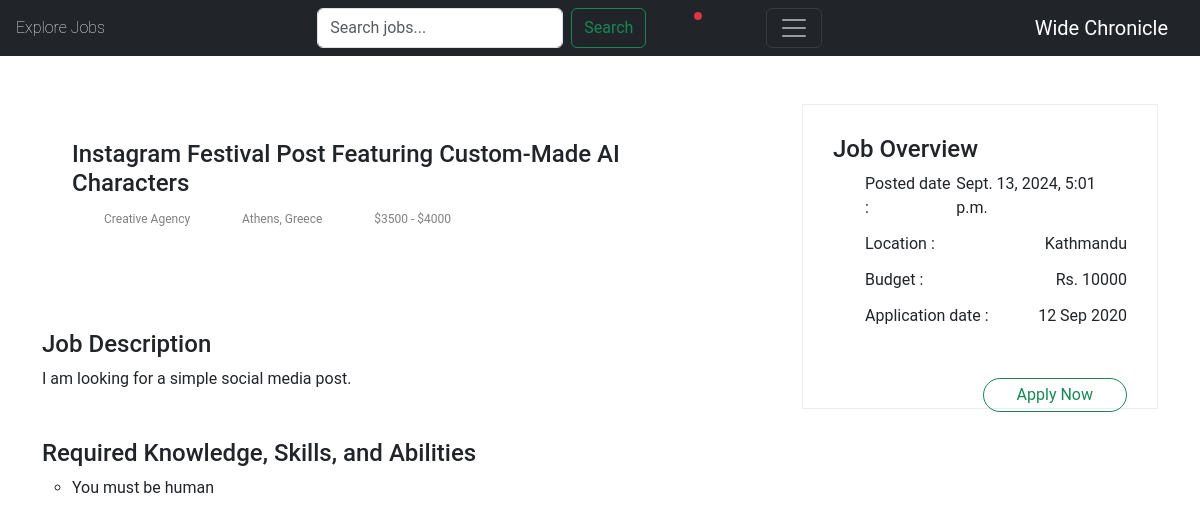
/job/bf6ac4b7-e/ (signed in), run on the app's committed database.
### jobs/models.py (models this page shows, shortened)
class Job(models.Model):
    buyer = models.ForeignKey(Buyer, on_delete=models.CASCADE)
    title = models.CharField(max_length=200)
    budget = models.IntegerField(validators=[MinValueValidator(1000)])
    description = models.TextField()
    requirement = models.TextField()
    expertise_required = models.CharField(choices=SPECIALITY_CHOICES, max_length=50, default="None" )
    timestamp = models.DateTimeField(auto_now_add=True)
    code = models.CharField(max_length=10, unique=True, primary_key=True,)
    class Meta:
        ordering = ['-timestamp']

class Buyer(models.Model):
    owner = models.OneToOneField(User, on_delete=models.CASCADE, )
    name = models.CharField(max_length=50)
    profile_pic = models.ImageField(upload_to="profile/")
    bio = models.TextField(blank=True)
    location = models.CharField(choices=LOCATION_CHOICES, max_length=100)

### jobs/views.py (the view)
# urls.py: path('job/<str:code>/',JobDetailView.as_view(), name='job-detail'),
class JobDetailView(DetailView):
    model = Job
    template_name = 'jobs/job_detail.html'
    def get_object(self, queryset=None):
        code = self.kwargs.get("code")
        try:
            return Job.objects.get(code=code)
        except Job.DoesNotExist:
            raise Http404("Job not found")

### accounts/models.py (called while the page is built)
    def role(self):
        if hasattr(self, 'seller'):
            return 'Seller'
        elif hasattr(self, 'buyer'):
            return 'Buyer'
        else:
            return None

    def name(user):
        if hasattr(user, 'seller'):
            return user.seller.name
        elif hasattr(user, 'buyer'):
            return user.buyer.name

    def profile_pic(user):
        if hasattr(user, 'seller'):
            return user.seller.profile_pic.url
        elif hasattr(user, 'buyer'):
            return user.buyer.profile_pic.url
        return user.profile_pic

### jobs/context_processors.py (called while the page is built)
def unread_notifications(request):
    if request.user.is_authenticated:
        unread_count = Notification.objects.filter(user=request.user, is_read=False).count()
    else:
        unread_count = 0
    return {
        'unread_notifications_count': unread_count
    }

### jobs/templates/jobs/job_detail.html
{% extends 'jobs/_base.html' %}
{% block content%}
{% load icon %}
{% load humanize %}
<main>
    <div class="job-post-company pt-5 pb-5">
        <div class="container">
            <div class="row justify-content-between">
                <div class="col-xl-7 col-lg-8">
                    <div class="single-job-items mb-5">
                        <div class="job-items">
                            <div class="job-tittle">
                                    <h4>{{job.title}}</h4>
                                <ul>
                                    <li>Creative Agency</li>
                                    <li>{% icon "map-pin" %}</i>Athens, Greece</li>
                                    <li>$3500 - $4000</li>
                                </ul>
                            </div>
                        </div>
                    </div>
                    <div class="job-post-details">
                        <div class="post-details1 mb-5">
                            <div class="small-section-tittle">
                                <h4>Job Description</h4>
                            </div>
                            <p>{{job.description}}</p>
                        </div>
                        <div class="post-details2  mb-5">
                            <div class="small-section-tittle">
                                <h4>Required Knowledge, Skills, and Abilities</h4>
                            </div>
                            <ul>
                                    <li>{{ job.requirement }}</li>
                                </ul>
                        </div>
                    </div>
                </div>
                <div class="col-xl-4 col-lg-4">
                    <div class="post-details3  mb-5">
                       <div class="small-section-tittle">
                           <h4>Job Overview</h4>
                       </div>
                      <ul>
                          <li>Posted date : <span>{{job.timestamp}}</span></li>
                          <li>Location : <span>{{job.buyer.location}}</span></li>
                          <li>Budget :  <span>Rs. {{job.budget}}</span></li>
                          <li>Application date : <span>12 Sep 2020</span></li>
                      </ul>
                     <div class="items-link apply-btn2">
                        <a href="{% url 'apply-job' code=job.code %}" class="btn">Apply Now</a>
                    </div>
                   </div>
                </div>
            </div>
        </div>
    </div>
</main>
{% endblock content %}

### jobs/static/css/style.css (style rules this page uses)
a { color: #198754; }
.single-job-items { padding: 36px 30px; transition: .4s; }
.single-job-items .job-tittle ul li { display: inline-block; margin-right: 48px; font-size: 12px; color: #808080; line-height: 1.8; }
.single-job-items .job-tittle ul li:last-child { margin-right: 0; }
.items-link a { color: #198754; border: 1px solid #198754; border-radius: 30px; padding: 4px 33px; text-align: center; margin-bottom: 25px; float:right; }
.post-details2 ul { padding-left:30px }
.post-details2 ul li { list-style-type:circle }
.post-details3 { padding:30px 30px 30px 30px;border:1px solid #ededed }
.post-details3 ul li { display:flex;justify-content:space-between;margin-bottom:12px }
.post-details3 ul li:last-child { margin-bottom:50px }

### jobs/static/css/main.css (style rules this page uses)
:root { --default-font: "Roboto", system-ui, -apple-system, "Segoe UI", Roboto, "Helvetica Neue", Arial, "Noto Sans", "Liberation Sans", sans-serif, "Apple Color Emoji", "Segoe UI Emoji", "Segoe UI Symbol", "Noto Color Emoji"; --heading-font: "Poppins", sans-serif; --nav-font: "Poppins", sans-serif; }
:root { --background-color: #ffffff; --default-color: #212529; --heading-color: #001973; --accent-color: #0d42ff; --surface-color: #ffffff; --contrast-color: #ffffff; }
:root { --nav-color: rgba(255, 255, 255, 0.6); --nav-hover-color: #ffffff; --nav-mobile-background-color: #ffffff; --nav-dropdown-background-color: #ffffff; --nav-dropdown-color: #212529; --nav-dropdown-hover-color: #0d42ff; }
:root { scroll-behavior: smooth; }
body { color: var(--default-color); background-color: var(--background-color); font-family: var(--default-font); }
a { color: var(--accent-color); text-decoration: none; transition: 0.3s; }

### data on the page
Job: title "Instagram Festival Post Featuring Custom-Made AI Characters", description "I am looking for a simple social media post.", requirement "You must be human", timestamp "Sept. 13, 2024, 5:01 p.m.", buyer.location "Kathmandu", budget "10000"
